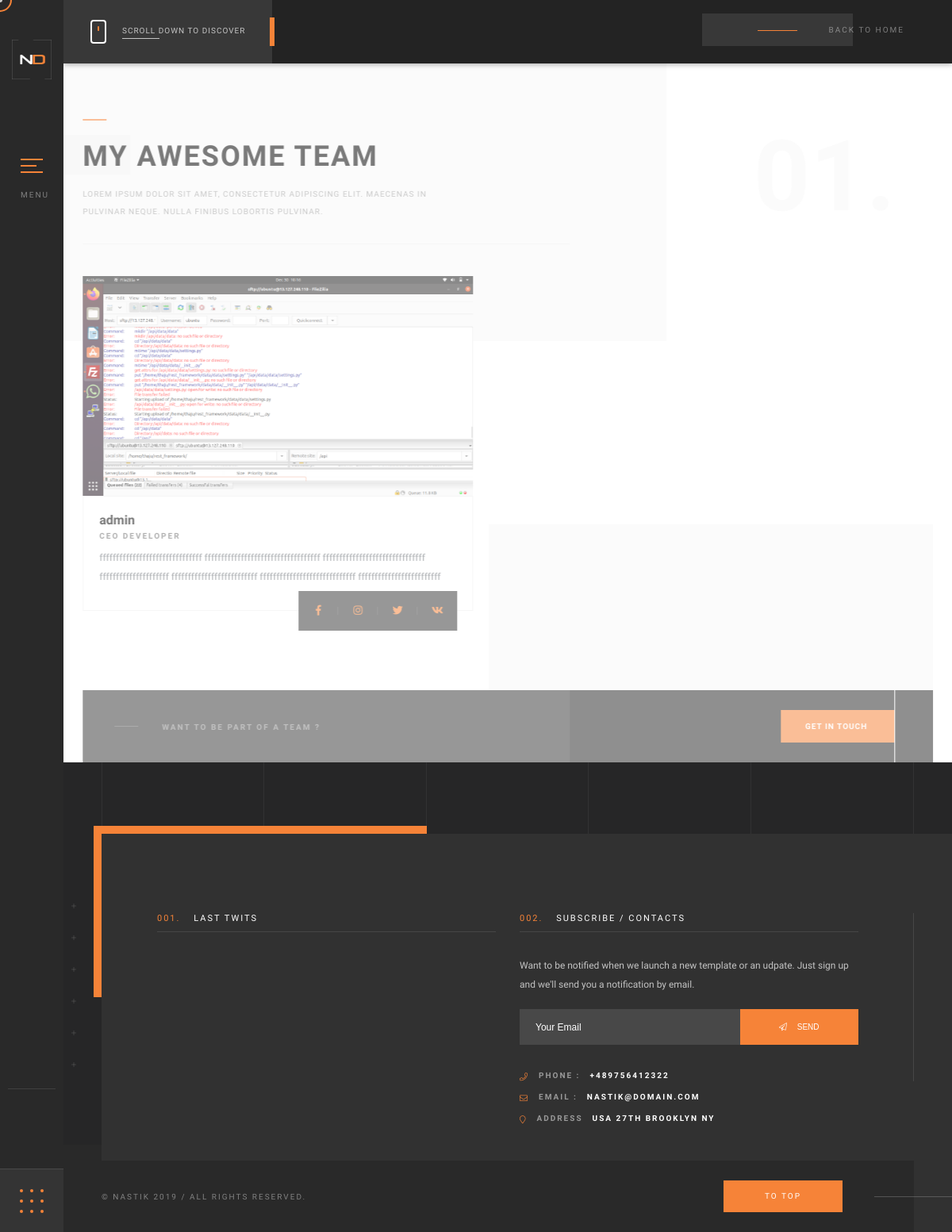
The app's page /team with its own data.
### master/models.py (models this page shows, shortened)
class Team(models.Model):
    name = models.CharField(max_length=250)
    img =models.ImageField(upload_to='img')
    roll =models.CharField(max_length=200)
    desc = models.TextField()
    fb_link=models.URLField()
    inst_link =models.URLField()
    twt_link =models.URLField()
    wk_link =models.URLField()

### master/views.py (the view)
# urls.py: path('team',views.team,name='team'),
def team(request):
    team =Team.objects.all()
    return render(request,'team.html',{'team':team})

### templates/team.html (shortened to what this page needs)
{% extends 'base.html' %}
{% load static %}
{% block content %}
        <div id="main">
            {% include 'sidebar.html' %}
            <div id="wrapper">
                <div class="content-holder scroll-content" data-pagetitle="Our Team">
                    <div class="column-wrap  ">
                        <div class="content">
                            <div class="fixed-top-panel fl-wrap">
                                <div class="sp-fix-header fl-wrap">
                                    <div class="scroll-down-wrap">
                                        <div class="mousey">
                                            <div class="scroller"></div>
                                        </div>
                                        <span>Scroll down  to discover</span>
                                    </div>
                                    <a href="/" class="ajax back-to-home-btn"><span>Back to home</span></a>
                                </div>
                            </div>
                            <section   class="hidden-section bot-element no-bottom-padding">
                                <div class="col-wc_dec"></div>
                                <div class="container">
                                    <div class="section-title fl-wrap">
                                        <h3>My Awesome Team</h3>
                                        <p>Lorem ipsum dolor sit amet, consectetur adipiscing elit. Maecenas in pulvinar neque. Nulla finibus lobortis pulvinar.  </p>
                                    </div>
                                    {% for i in team %}
                                    <div class="team-box">
                                        <div class="team-photo">
                                            <img src="{{i.img.url}}" alt="" class="respimg">
                                        </div>
                                        <div class="team-info">
                                            <h3>{{i.name}}</h3>
                                            <h4>{{i.roll}}</h4>
                                            <p>{{i.desc}}</p>
                                        </div>
                                        <ul class="team-social">
                                            <li><a href="{{i.fb_link}}" target="_blank"><i class="fab fa-facebook-f"></i></a></li>
                                            <li><a href="{{i.inst_link}}" target="_blank"><i class="fab fa-instagram"></i></a></li>
                                            <li><a href="{{i.twt_link}}" target="_blank"><i class="fab fa-twitter"></i></a></li>
                                            <li><a href="{{i.wk_link}}" target="_blank"><i class="fab fa-vk"></i></a></li>
                                        </ul>
                                    </div>
                                    {% endfor %}
                                    <div class="sec-number">01.</div>
                                </div>
								<div class="order-wrap  hiddec-anim fl-wrap">
									<div class="container">
										<div class="order-wrap-container fl-wrap">
											<h4>Want to be part of a team ? </h4>
											<a href="{% url 'contact' %}" class="ajax btn color-bg">Get In Touch</a>
										</div>
									</div>
								</div>
                                <div class="col-wc_dec col-wc_dec2 col-wc_dec3"></div>
                            </section>
                        </div>
                    </div>
                    {% endblock %}

### static/css/color.css (style rules this page uses)
.color-bg , .header-contacts li:before , .top-header:after , .header-social:before , .section-title:before , .line-item:first-child:before , .line-item:last-child:before , #twitts-container ul li:before , .main-about h2:before , .hs_init .swiper-scrollbar-drag , .page-scroll-nav li a.act-scrlink:before , .resum-header:before , .custom-skillbar , .half-bg-title:before , .parallax-text h3:before , .content-inner .cf-inner .inner h2:before , .swiper-pagination-bullets-dynamic .swiper-pagination-bullet-active-main , .nav-button span , .folio-btn-dot:before , .page-scroll-nav li a.actscr-link:before , .fixed-column-tilte:before , .arrowpagenav:before , .page-scroll-nav:after , .order-wrap h3:before , .hero-slider-wrap_pagination .swiper-pagination-bullet.swiper-pagination-bullet-active:before , .half-hero-wrap h1:before , .scroller , .section-separator span:after , .page-load_bg span:before , .video-promo-text h3:before , .dec-img:before , .filter-panel .folio-counter:after , .grid-item-holder:hover .grid-det:before , .single-page-title:before , .inline-folio-filters .folio-counter:after , .map-container:before , .fixed-top-panel .scroll-down-wrap:before , .back-to-home-btn:before , .accordion a.toggle span:before, .accordion a.toggle span:after , .fw-carousel_pagination .swiper-pagination-bullet:before , .pagination a.current-page , .ss-slider-pagination .swiper-pagination-bullet:before , .section-entry h1:before , .fcb:hover , .ss-slider-cont:hover , .tcb:hover { background:#F68338; }
.aside-social li a , .sliding-menu a:hover , .sliding-menu a.act-link , .footer-title span , .footer-contacts li i , #twitts-container .timePosted a:before , .main-about h2 span , .carousel-title-wrap h2 a i , .box-media-zoom , .page-scroll-nav li a:hover , .page-scroll-nav li a.actscr-link , .dec-list li:before , .resum-header i , .video-box-btn , .parallax-text h4 span , .content-back i , .serv-price-wrap , .swiper-slide-active .testi-link , .folio-btn-tooltip , .share-container a:hover , .process-wrap li:after , .process-wrap li h4 , .half-hero-wrap h1 span , .hsc , .pr-list li , .inline-facts-wrap h6 , .nav-button:hover .menu-button-text , .arrowpagenav a:hover , .to-top-btn:hover , .filter-panel .folio-counter div.all-album , .grid-det_category a , .gallery-filters a.gallery-filter-active , .inline-dark-filters a.gallery-filter-active:hover , .contacts-wrap li h4 , .leaflet-control-zoom a , .project-details ul li , .project-details ul li a , .content-nav li:hover a , .fcb , .post-header span , .post-opt li i , .blog-btn i , .blog-btn-filter ul li a:hover , .search-btn i , .ss-slider-cont , .team-social li a , .author-social li a , .header-social li a:hover , .lg-actions .lg-next, .lg-actions .lg-prev , .lg-toolbar .lg-icon , .element-item.closeicon:before , .tcb , #twitts-container a:hover , .subcribe-form .subscribe-button:hover , .grid-det_link:hover { color:#F68338; }

### records on screen
Team: img (picture), name "admin", roll "CEO DEVELOPER", desc "fffffffffffffffffffffffffffffff fffffffffffffffffffffffffffffffffff fffffffffffffffffffffffffffffff fffffffffffffffffffff ffffffffffffffffffffffffff fffffffffffffffffffffffffffff fffffffffffffffffffffffff"
